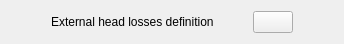
<?xml version="1.0" encoding="UTF-8"?>
<ui version="4.0">
 <class>BoundaryConditionsExternalHeadLossesForm</class>
 <widget class="QWidget" name="BoundaryConditionsExternalHeadLossesForm">
  <property name="geometry">
   <rect>
    <x>0</x>
    <y>0</y>
    <width>344</width>
    <height>41</height>
   </rect>
  </property>
  <property name="windowTitle">
   <string>Form</string>
  </property>
  <layout class="QGridLayout" name="gridLayout">
   <item row="0" column="0">
    <layout class="QHBoxLayout" name="horizontalLayout">
     <item>
      <spacer name="horizontalSpacer_2">
       <property name="orientation">
        <enum>Qt::Horizontal</enum>
       </property>
       <property name="sizeHint" stdset="0">
        <size>
         <width>40</width>
         <height>20</height>
        </size>
       </property>
      </spacer>
     </item>
     <item>
      <widget class="QLabel" name="label">
       <property name="text">
        <string>External head losses definition</string>
       </property>
      </widget>
     </item>
     <item>
      <spacer name="horizontalSpacer_3">
       <property name="orientation">
        <enum>Qt::Horizontal</enum>
       </property>
       <property name="sizeHint" stdset="0">
        <size>
         <width>13</width>
         <height>20</height>
        </size>
       </property>
      </spacer>
     </item>
     <item>
      <widget class="QPushButton" name="pushButtonHeadLossesFormula">
       <property name="text">
        <string/>
       </property>
       <property name="icon">
        <iconset resource="resources_pages.qrc">
         <normaloff>:/new/prefix1/icons/22x22/edit-find-replace.png</normaloff>:/new/prefix1/icons/22x22/edit-find-replace.png</iconset>
       </property>
       <property name="iconSize">
        <size>
         <width>22</width>
         <height>22</height>
        </size>
       </property>
      </widget>
     </item>
     <item>
      <spacer name="horizontalSpacer_4">
       <property name="orientation">
        <enum>Qt::Horizontal</enum>
       </property>
       <property name="sizeHint" stdset="0">
        <size>
         <width>40</width>
         <height>20</height>
        </size>
       </property>
      </spacer>
     </item>
    </layout>
   </item>
  </layout>
 </widget>
 <resources>
  <include location="resources_pages.qrc"/>
 </resources>
 <connections/>
</ui>
